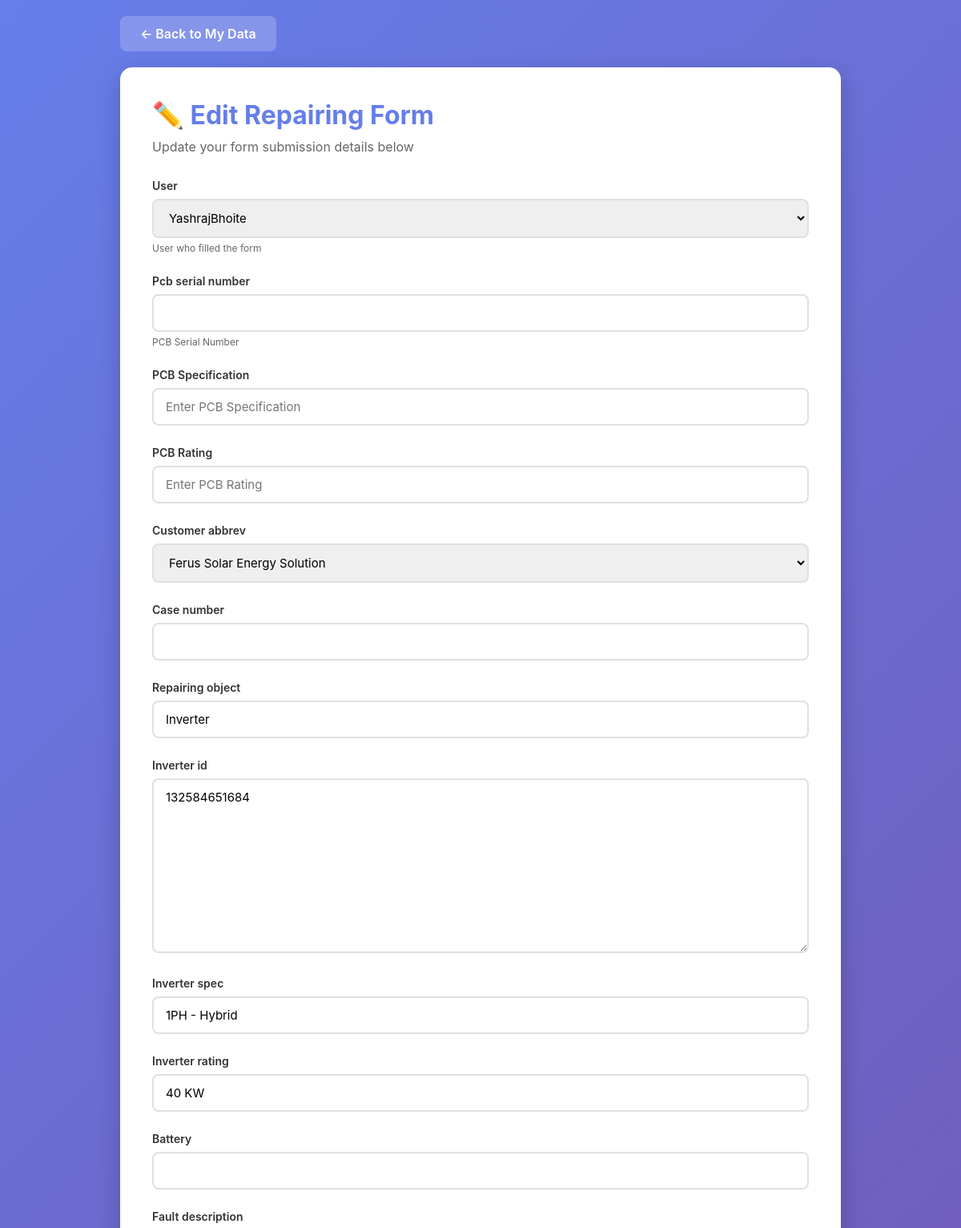
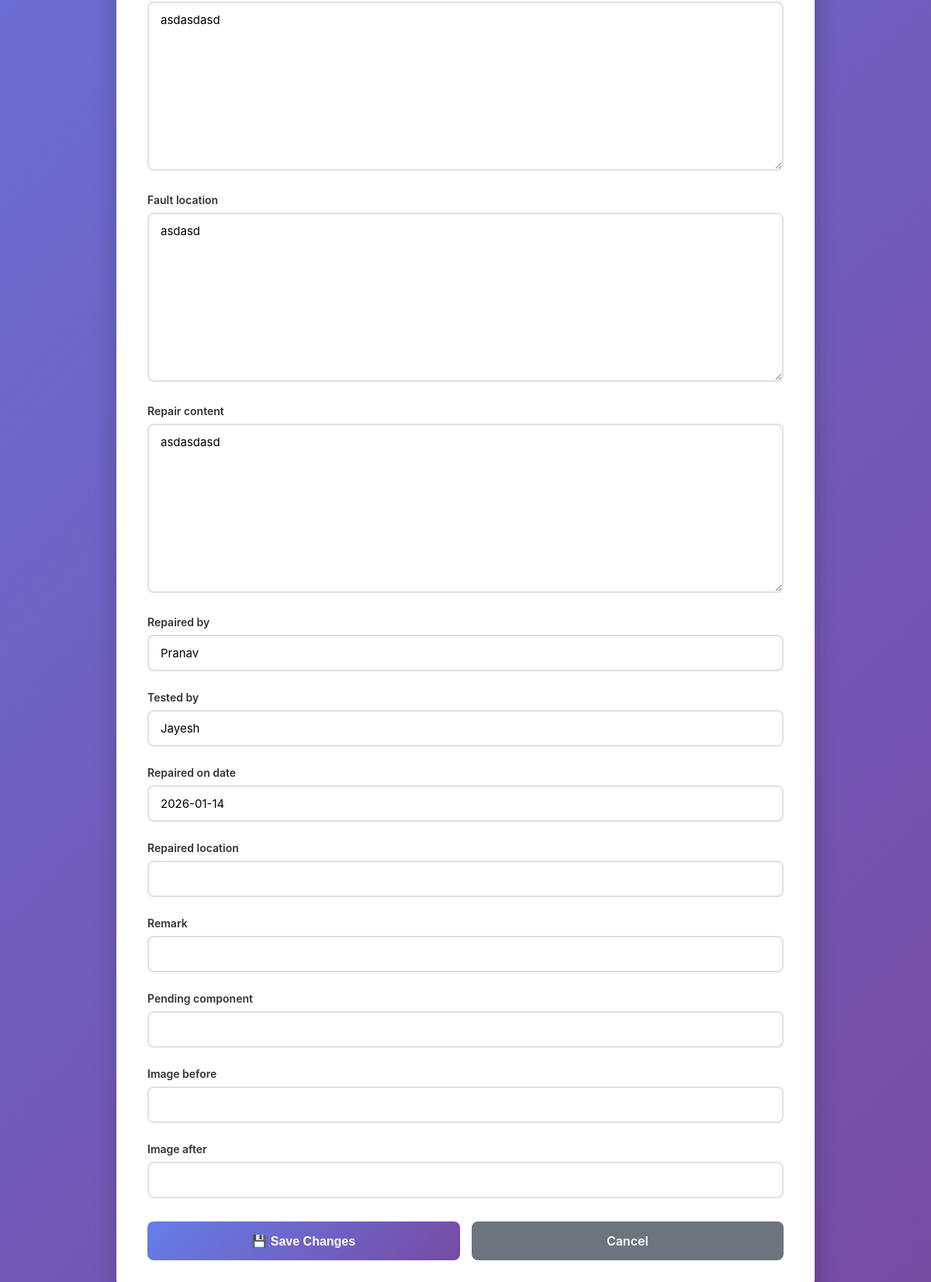
The page /my-data/edit/repairing/16/ (signed in) on the database its author committed (2 pictures, top to bottom).
### forms/models.py (models this page shows, shortened)
class RepairingForm(models.Model):
    user = models.ForeignKey('auth.User', on_delete=models.SET_NULL, null=True, blank=True, help_text="User who filled the form")
    pcb_serial_number = models.CharField(max_length=255, blank=True, null=True, help_text="PCB Serial Number")
    pcb_specification = models.CharField(max_length=255, blank=True, null=True, help_text="PCB Specification")
    pcb_rating = models.CharField(max_length=255, blank=True, null=True, help_text="PCB Rating")
    customer_abbrev = models.CharField(max_length=255)
    case_number = models.CharField(
        max_length=255,
        blank=True,
        validators=[
            RegexValidator(
                regex=r'^\d{8}$',
                message='Case Number must be exactly 8 digits.'
            )
        ]
    )
    repairing_object = models.CharField(max_length=255)
    inverter_id = models.TextField(blank=True)
    inverter_spec = models.CharField(max_length=255)
    inverter_rating = models.CharField(max_length=255, blank=True)
    battery = models.CharField(max_length=255, blank=True)
    fault_problems = models.JSONField(default=dict)
    fault_description = models.TextField()
    pcba_serial = models.CharField(max_length=255, blank=True)
    fault_location = models.TextField()
    repair_content = models.TextField()
    repaired_by = models.CharField(max_length=255)
    tested_by = models.CharField(max_length=255)
    repaired_on_date = models.DateField()
    repaired_location = models.CharField(max_length=255, blank=True, default='')
    remark = models.CharField(max_length=255, blank=True, default='')
    pending_component = models.CharField(max_length=255, blank=True)
    image_before = models.CharField(max_length=500, blank=True)
    image_after = models.CharField(max_length=500, blank=True)
    created_at = models.DateTimeField(auto_now_add=True, help_text="Form filled date/time")
    updated_at = models.DateTimeField(auto_now=True)

### forms/views.py (the view)
# urls.py: path('my-data/edit/<str:form_type>/<int:form_id>/', views.edit_employee_form, name='edit_employee_form'),
@login_required
def edit_employee_form(request, form_type, form_id):
    user = request.user
    user_name = user.get_full_name() or user.username
    if form_type == 'repairing':
        form_obj = get_object_or_404(RepairingForm, id=form_id)
        form_class = RepairingFormForm
        redirect_url = 'forms:my_data'
    elif form_type == 'inward':
        form_obj = get_object_or_404(InwardForm, id=form_id)
        form_class = InwardFormForm
        redirect_url = 'forms:my_data'
    elif form_type == 'outward':
        form_obj = get_object_or_404(OutwardForm, id=form_id)
        form_class = OutwardFormForm
        redirect_url = 'forms:my_data'
    elif form_type == 'service':
        form_obj = get_object_or_404(ServiceReportForm, id=form_id)
        form_class = ServiceReportFormForm
        redirect_url = 'forms:my_data'
    else:
        return HttpResponseForbidden("Invalid form type")
    if not (form_obj.user == user or user.is_superuser):
        return HttpResponseForbidden("You don't have permission to edit this form")
    if request.method == 'POST':
        form = form_class(request.POST, instance=form_obj)
        if form.is_valid():
            form.save()
            return redirect(redirect_url)
    else:
        form = form_class(instance=form_obj)
    return render(request, 'forms/edit_employee_form.html', {
        'form': form,
        'form_type': form_type,
        'form_obj': form_obj,
    })

### forms/forms.py
class RepairingFormForm(forms.ModelForm):
    pcb_specification = forms.CharField(
        max_length=255,
        required=False,
        label='PCB Specification',
        widget=forms.TextInput(attrs={'placeholder': 'Enter PCB Specification'})
    )
    pcb_rating = forms.CharField(
        max_length=255,
        required=False,
        label='PCB Rating',
        widget=forms.TextInput(attrs={'placeholder': 'Enter PCB Rating'})
    )
    class Meta:
        model = RepairingForm
        exclude = ('pcba_serial', 'fault_problems')  # Exclude fault_problems for manual handling
    customer_abbrev = forms.ChoiceField(choices=CUSTOMER_ABBREV_CHOICES)
    def __init__(self, *args, **kwargs):
        super().__init__(*args, **kwargs)
        if 'inverter_spec' in self.fields:
            self.fields['inverter_spec'].required = False
        if 'case_number' in self.fields:
            self.fields['case_number'].required = False

### forms/templates/forms/edit_employee_form.html (shortened to what this page needs)
<!DOCTYPE html>
<html lang="en">
<head>
</head>
<body>
    <div class="container">
        <a href="{% url 'forms:my_data' %}" class="back-btn">← Back to My Data</a>
        <div class="form-card">
            <h1>✏️ Edit {{ form_type|title }} Form</h1>
            <p>Update your form submission details below</p>
            <form method="POST">
                {% for field in form %}
                    {% if field.field.widget.input_type == 'checkbox' %}
                        <div class="form-group">
                            <label class="checkbox-label">
                                {{ field }}
                                {{ field.label }}
                            </label>
                            {% if field.help_text %}
                                <small class="helptext">{{ field.help_text }}</small>
                            {% endif %}
                            {% if field.errors %}
                                <ul class="errorlist">
                                    {% for error in field.errors %}
                                        <li>{{ error }}</li>
                                    {% endfor %}
                                </ul>
                            {% endif %}
                        </div>
                    {% else %}
                        <div class="form-group">
                            <label for="{{ field.id_for_label }}">{{ field.label }}</label>
                            {{ field }}
                            {% if field.help_text %}
                                <small class="helptext">{{ field.help_text }}</small>
                            {% endif %}
                        </div>
                    {% endif %}
                {% endfor %}
                <div class="button-group">
                    <button type="submit" class="submit-btn">💾 Save Changes</button>
                    <a href="{% url 'forms:my_data' %}" class="cancel-btn">Cancel</a>
                </div>
            </form>
        </div>
    </div>
</body>
</html>

### forms/templates/forms/edit_employee_form.html (style rules this page uses)
* { margin: 0; padding: 0; box-sizing: border-box; }
body { font-family: -apple-system, BlinkMacSystemFont, 'Segoe UI', Roboto, Oxygen, Ubuntu, Cantarell, sans-serif; background: linear-gradient(135deg, #667eea 0%, #764ba2 100%); min-height: 100vh; padding: 20px; }
.container { max-width: 900px; margin: 0 auto; }
.back-btn { display: inline-block; background: rgba(255, 255, 255, 0.2); color: white; padding: 12px 25px; border-radius: 8px; text-decoration: none; font-weight: 600; transition: all 0.3s; margin-bottom: 20px; }
.form-card { background: white; padding: 40px; border-radius: 15px; box-shadow: 0 10px 30px rgba(0, 0, 0, 0.2); }
.form-card h1 { color: #667eea; font-size: 32px; margin-bottom: 10px; }
.form-card p { color: #666; margin-bottom: 30px; font-size: 16px; }
.form-group { margin-bottom: 25px; }
.form-group label { display: block; margin-bottom: 8px; font-weight: 600; color: #333; font-size: 14px; }
.form-group input, .form-group select, .form-group textarea { width: 100%; padding: 12px 15px; border: 2px solid #e0e0e0; border-radius: 8px; font-size: 15px; transition: all 0.3s; font-family: inherit; }
.form-group textarea { min-height: 100px; resize: vertical; }
.helptext { font-size: 12px; color: #666; margin-top: 5px; display: block; }
.button-group { display: flex; gap: 15px; margin-top: 30px; }
.submit-btn { flex: 1; padding: 15px; background: linear-gradient(135deg, #667eea 0%, #764ba2 100%); color: white; border: none; border-radius: 8px; font-size: 16px; font-weight: 600; cursor: pointer; transition: all 0.3s; }
.cancel-btn { flex: 1; padding: 15px; background: #6c757d; color: white; border: none; border-radius: 8px; font-size: 16px; font-weight: 600; cursor: pointer; transition: all 0.3s; text-align: center; text-decoration: none; display: inline-block; }

### rows shown on the page
RepairingForm: form "YashrajBhoite" "Ferus Solar Energy Solution" "Inverter" "132584651684" "1PH - Hybrid" "40 KW" "asdasdasd" "asdasd" "asdasdasd" "Pranav" "Jayesh" "2026-01-14"

### other values the page prints
{{ field.label }} "User" "Pcb serial number" "PCB Specification" "PCB Rating" "Customer abbrev" "Case number" "Repairing object" "Inverter id" "Inverter spec" "Inverter rating" "Battery" "Fault description" "Fault location" "Repair content" "Repaired by" "Tested by" "Repaired on date" "Repaired location" "Remark" "Pending component" "Image before" "Image after"
{{ field.help_text }} "User who filled the form" "PCB Serial Number"
